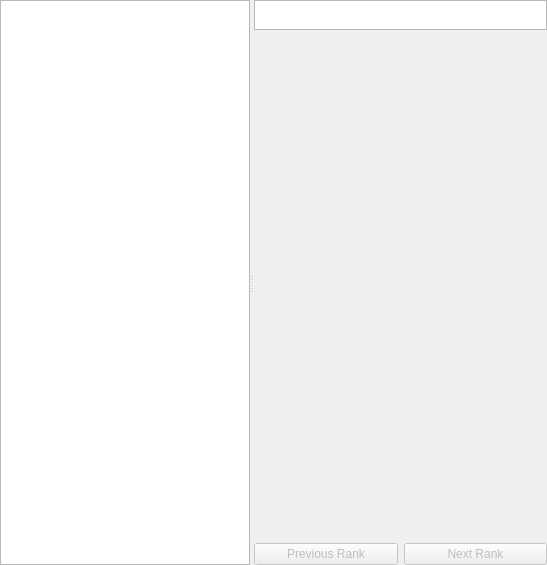
<?xml version="1.0" encoding="UTF-8"?>
<ui version="4.0">
 <class>perkWidget</class>
 <widget class="QWidget" name="perkWidget">
  <property name="geometry">
   <rect>
    <x>0</x>
    <y>0</y>
    <width>547</width>
    <height>565</height>
   </rect>
  </property>
  <property name="windowTitle">
   <string>Form</string>
  </property>
  <layout class="QVBoxLayout" name="verticalLayout_2">
   <property name="leftMargin">
    <number>0</number>
   </property>
   <property name="topMargin">
    <number>0</number>
   </property>
   <property name="rightMargin">
    <number>0</number>
   </property>
   <property name="bottomMargin">
    <number>0</number>
   </property>
   <item>
    <widget class="QSplitter" name="splitter">
     <property name="orientation">
      <enum>Qt::Horizontal</enum>
     </property>
     <widget class="QTableView" name="perkView">
      <property name="sizePolicy">
       <sizepolicy hsizetype="Expanding" vsizetype="Expanding">
        <horstretch>0</horstretch>
        <verstretch>0</verstretch>
       </sizepolicy>
      </property>
      <property name="minimumSize">
       <size>
        <width>250</width>
        <height>0</height>
       </size>
      </property>
      <property name="font">
       <font>
        <family>Consolas</family>
        <pointsize>12</pointsize>
       </font>
      </property>
      <property name="focusPolicy">
       <enum>Qt::NoFocus</enum>
      </property>
      <property name="sizeAdjustPolicy">
       <enum>QAbstractScrollArea::AdjustToContentsOnFirstShow</enum>
      </property>
      <property name="editTriggers">
       <set>QAbstractItemView::NoEditTriggers</set>
      </property>
      <property name="selectionMode">
       <enum>QAbstractItemView::SingleSelection</enum>
      </property>
      <property name="selectionBehavior">
       <enum>QAbstractItemView::SelectRows</enum>
      </property>
      <property name="showGrid">
       <bool>false</bool>
      </property>
      <property name="wordWrap">
       <bool>false</bool>
      </property>
      <property name="cornerButtonEnabled">
       <bool>false</bool>
      </property>
      <attribute name="horizontalHeaderVisible">
       <bool>false</bool>
      </attribute>
      <attribute name="horizontalHeaderHighlightSections">
       <bool>false</bool>
      </attribute>
      <attribute name="verticalHeaderVisible">
       <bool>false</bool>
      </attribute>
      <attribute name="verticalHeaderDefaultSectionSize">
       <number>24</number>
      </attribute>
      <attribute name="verticalHeaderHighlightSections">
       <bool>false</bool>
      </attribute>
      <attribute name="verticalHeaderMinimumSectionSize">
       <number>24</number>
      </attribute>
      <attribute name="verticalHeaderStretchLastSection">
       <bool>true</bool>
      </attribute>
     </widget>
     <widget class="QWidget" name="verticalLayoutWidget">
      <layout class="QVBoxLayout" name="verticalLayout">
       <item>
        <widget class="QGraphicsView" name="rankStars">
         <property name="sizePolicy">
          <sizepolicy hsizetype="Expanding" vsizetype="Fixed">
           <horstretch>0</horstretch>
           <verstretch>0</verstretch>
          </sizepolicy>
         </property>
         <property name="minimumSize">
          <size>
           <width>0</width>
           <height>0</height>
          </size>
         </property>
         <property name="maximumSize">
          <size>
           <width>16777215</width>
           <height>30</height>
          </size>
         </property>
         <property name="verticalScrollBarPolicy">
          <enum>Qt::ScrollBarAlwaysOff</enum>
         </property>
         <property name="horizontalScrollBarPolicy">
          <enum>Qt::ScrollBarAlwaysOff</enum>
         </property>
         <property name="backgroundBrush">
          <brush brushstyle="SolidPattern">
           <color alpha="255">
            <red>0</red>
            <green>0</green>
            <blue>0</blue>
           </color>
          </brush>
         </property>
        </widget>
       </item>
       <item>
        <widget class="QLabel" name="descriptionLabel">
         <property name="sizePolicy">
          <sizepolicy hsizetype="Preferred" vsizetype="Preferred">
           <horstretch>0</horstretch>
           <verstretch>0</verstretch>
          </sizepolicy>
         </property>
         <property name="font">
          <font>
           <family>Consolas</family>
           <pointsize>10</pointsize>
          </font>
         </property>
         <property name="text">
          <string/>
         </property>
         <property name="wordWrap">
          <bool>true</bool>
         </property>
        </widget>
       </item>
       <item>
        <spacer name="verticalSpacer">
         <property name="orientation">
          <enum>Qt::Vertical</enum>
         </property>
         <property name="sizeHint" stdset="0">
          <size>
           <width>20</width>
           <height>40</height>
          </size>
         </property>
        </spacer>
       </item>
       <item>
        <layout class="QHBoxLayout" name="horizontalLayout">
         <item>
          <widget class="QPushButton" name="prevButton">
           <property name="enabled">
            <bool>false</bool>
           </property>
           <property name="sizePolicy">
            <sizepolicy hsizetype="MinimumExpanding" vsizetype="Fixed">
             <horstretch>0</horstretch>
             <verstretch>0</verstretch>
            </sizepolicy>
           </property>
           <property name="text">
            <string>Previous Rank</string>
           </property>
          </widget>
         </item>
         <item>
          <widget class="QPushButton" name="nextButton">
           <property name="enabled">
            <bool>false</bool>
           </property>
           <property name="sizePolicy">
            <sizepolicy hsizetype="MinimumExpanding" vsizetype="Fixed">
             <horstretch>0</horstretch>
             <verstretch>0</verstretch>
            </sizepolicy>
           </property>
           <property name="text">
            <string>Next Rank</string>
           </property>
          </widget>
         </item>
        </layout>
       </item>
      </layout>
     </widget>
    </widget>
   </item>
  </layout>
 </widget>
 <resources/>
 <connections/>
</ui>
